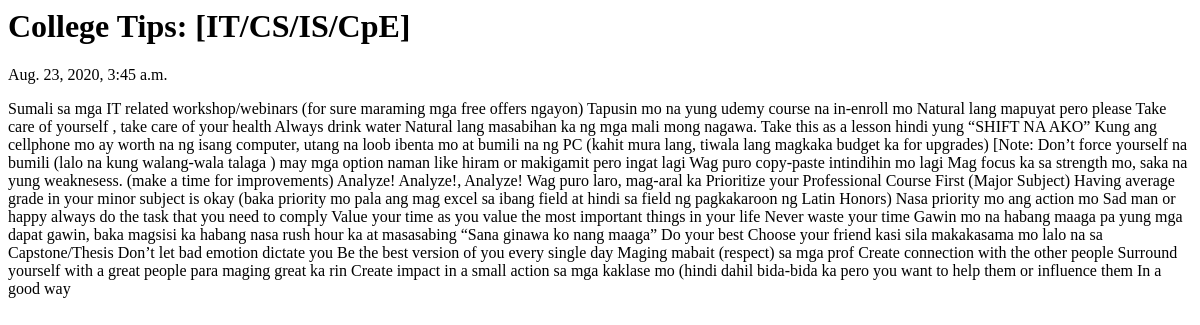
Page /app/test on the earlier database version.
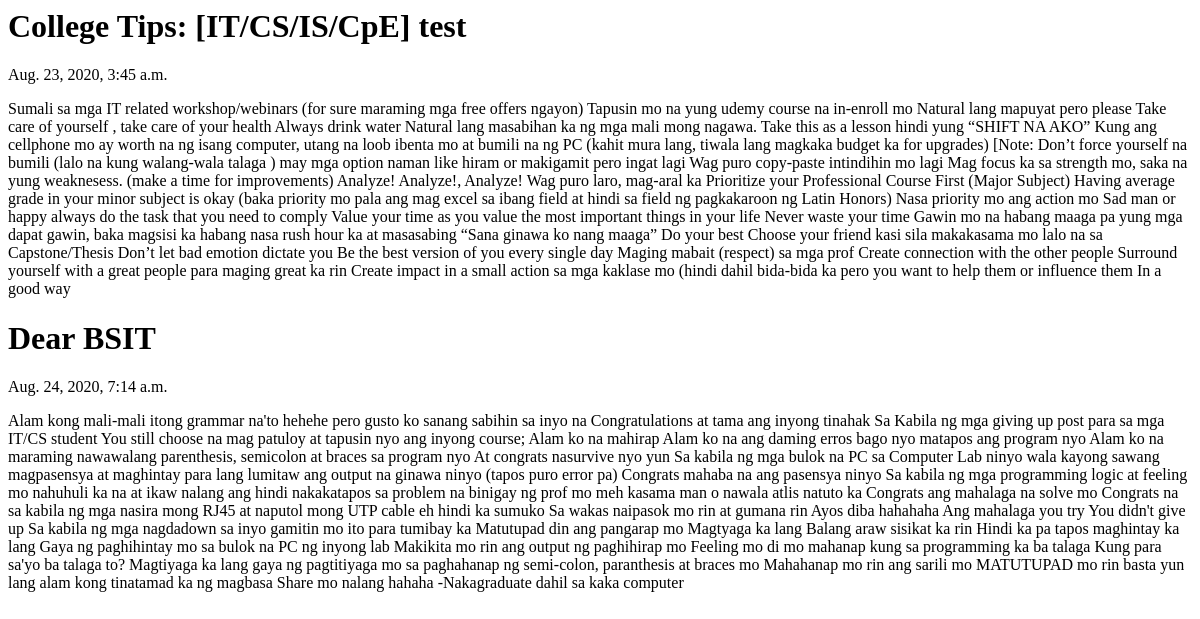
Same page on the later database version.
### app/models.py (models this page shows, shortened)
class BlogPost(models.Model):
    blogTitle= models.CharField(max_length=300)
    blogContent = models.TextField()
    blogDatePost = models.DateTimeField()

### app/views.py (the view)
# urls.py: path('test', views.show_blog_post, name='myNamxe'),
def show_blog_post(request):
    obj = BlogPost.objects.all()
    context= {
        'blogs':obj
    }
    return render(request,"blogpost.html",context)

### app/templates/blogpost.html (shortened to what this page needs)
{% block content %}
<html>
<body>
{% for blog in blogs  %}
    <h1>{{blog.blogTitle}} </h1>
        {{blog.blogDatePost}}
    <p>
        {{blog.blogContent}}
    </p>
{% endfor %}
{% endblock %}
</body>
</html>

Differences in the rows shown:
changed BlogPost: blogTitle "College Tips: [IT/CS/IS/CpE]" → "College Tips: [IT/CS/IS/CpE] test"
added BlogPost: blogTitle "Dear BSIT", blogDatePost "Aug. 24, 2020, 7:14 a.m.", blogContent "Alam kong mali-mali itong grammar na'to hehehe pero gusto ko sanang sabihin sa inyo na Congratulations at tama ang inyong tinahak Sa Kabila ng mga giving up post para sa mga IT/CS student You still choose na mag patuloy at tapusin nyo ang inyong course; Alam ko na mahirap Alam ko na ang daming erros bago nyo matapos ang program nyo Alam ko na maraming nawawalang parenthesis, semicolon at braces sa program nyo At congrats nasurvive nyo yun Sa kabila ng mga bulok na PC sa Computer Lab ninyo wala kayong sawang magpasensya at maghintay para lang lumitaw ang output na ginawa ninyo (tapos puro error pa) Congrats mahaba na ang pasensya ninyo Sa kabila ng mga programming logic at feeling mo…"
